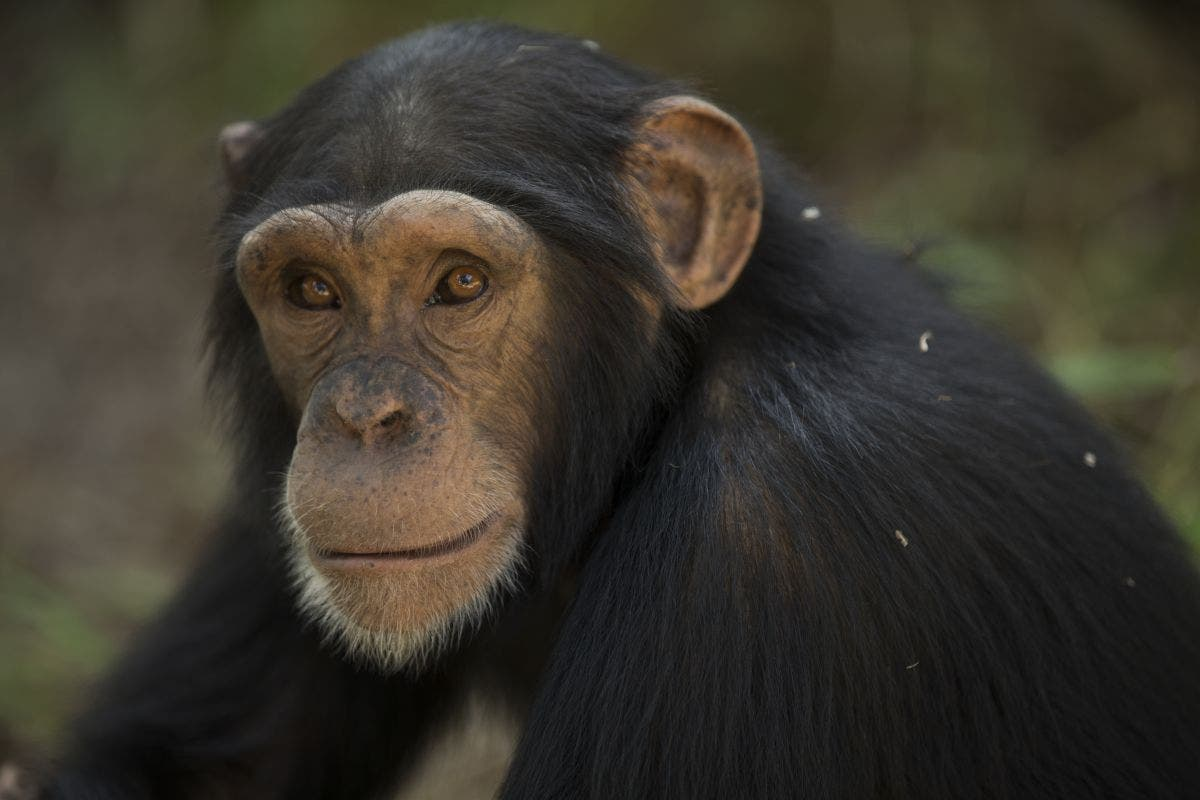
#> input picture chimp.jpeg, 1200 x 800 px
$ python square_well.py chimp.jpeg
#> lines starting #> are read from the running program, lines starting #| are printed output that depends on the picture
# packages
import numpy as np
from matplotlib import pyplot as plt, animation
from PIL import Image
from sklearn.preprocessing import normalize
import sys

image_name = sys.argv[1]
image = Image.open(image_name)
#> image is the input picture: PIL image 1200x800 RGB; mean R, G, B 59.5, 55.3, 45.7
size = image.size
#> size = (1200, 800)

img_array = np.flipud(np.array(image)[:,:,0])
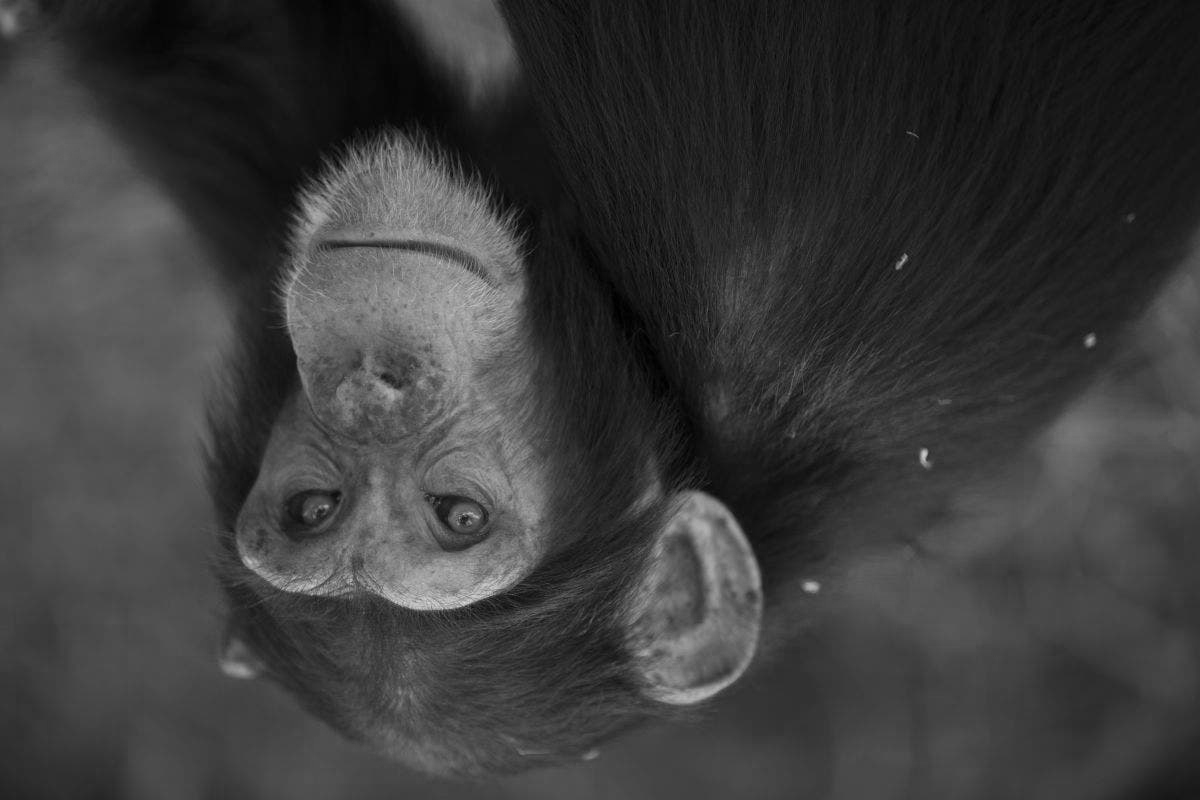
#> img_array: shape (800, 1200); min 0, max 222, mean 59.5

img_x = len(img_array[:,0])
#> img_x = 800
img_y = len(img_array[0,:])
#> img_y = 1200

# reformat non-square images
if img_x < img_y:
    img_array = img_array[:,:img_x]
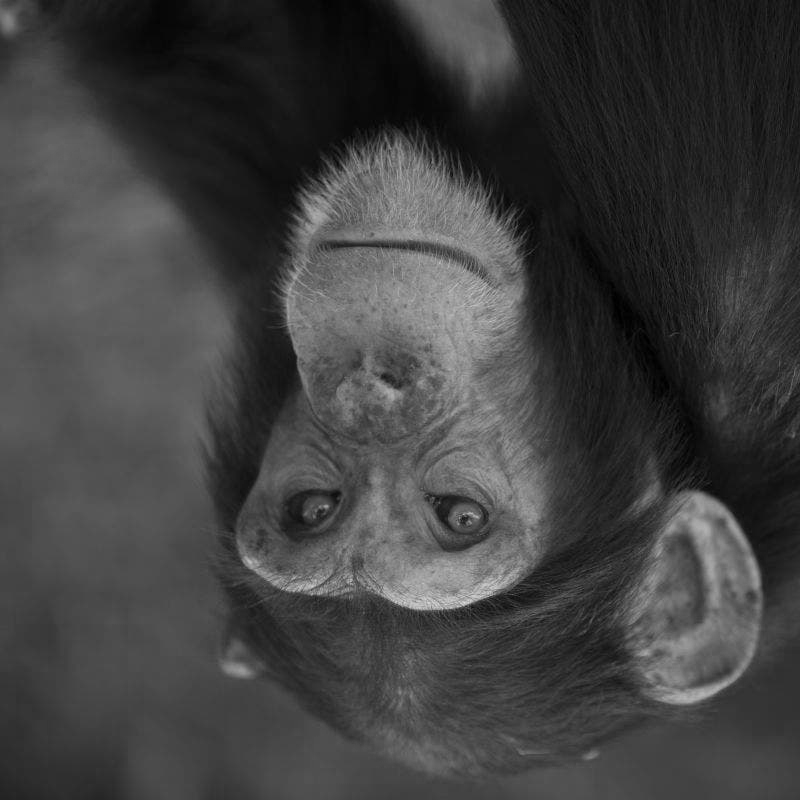
#> img_array: shape (800, 800); min 0, max 222, mean 64.2
else:
    img_array = img_array[:img_y,:]

img_array = normalize(img_array,axis=1,norm='l1')
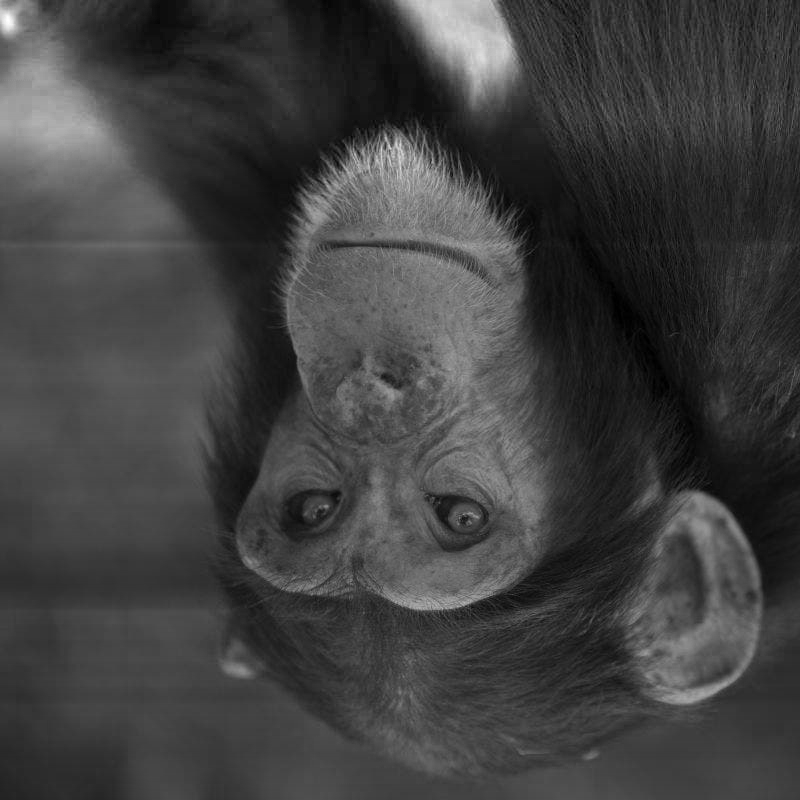
#> img_array: shape (800, 800) float64; min 0, max 0.00492, mean 0.00125; drawn with min black and max white

psi0 = img_array

class Wavefunction:
    def __init__(self, psi0):
        self.psi = psi0

        self.Lx, self.Ly = self.psi.shape
#> self.Lx = 800; self.Ly = 800

        self.x = np.linspace(0,self.Lx,self.Lx)
#> self.x = 800 values from 0 to 800
        self.y = np.linspace(0,self.Ly,self.Ly)
#> self.y = 800 values from 0 to 800

        self.xx, self.yy = np.meshgrid(self.x,self.y)

        self.klin_x = 2.0 * np.pi / self.Lx * np.arange(-self.Lx/2,self.Lx/2)
#> self.klin_x = 800 values from -3.14 to 3.13
        self.klin_y = 2.0 * np.pi / self.Ly * np.arange(-self.Ly/2,self.Ly/2)
#> self.klin_y = 800 values from -3.14 to 3.13

        self.kx, self.ky = np.meshgrid(self.klin_x,self.klin_y)

        self.kx = np.fft.ifftshift(self.kx)
        self.ky = np.fft.ifftshift(self.ky)

        self.kSq = self.kx**2 +self.ky**2

        self.G = 40

        self.dt = 1.5

        # square well / empty potential
        self.V = self.psi*0;
#> self.V: shape (800, 800) float64; every value is 0

        self.t = 0

    def evolve(self):
        # 1/2 step
        self.psi = np.exp(-1.j*self.dt/2.0*self.V) * self.psi

        #drift
        self.psihat = np.fft.fftn(self.psi)
        self.psihat = np.exp(self.dt * (-1.j*self.kSq/2.)) * self.psihat
        self.psi = np.fft.ifftn(self.psihat)

        # 1/2 kick
        self.psi = np.exp(-1.j*self.dt/2.0*self.V) * self.psi

        # update time
        self.t += self.dt

    def rho(self):
        return np.abs(self.psi)**2
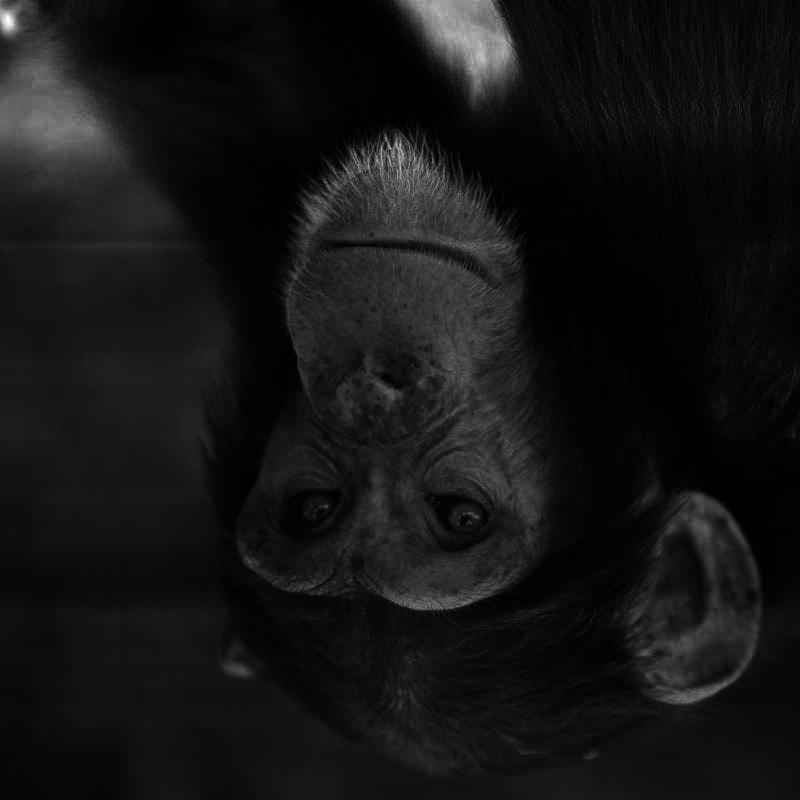
#> returned value: shape (800, 800) float64; min 0, max 2.42e-05, mean 1.96e-06; drawn with min black and max white

psi = Wavefunction(psi0)

fig, ax = plt.subplots()
psi_ax = plt.pcolormesh(psi.rho(), cmap='inferno')


def animate(i):
    psi_ax.set_array(psi.rho())
    plt.title(r"$\rho = |\psi|^{2}$")
    psi.evolve()

filename = sys.argv[1].split(".")[0] + ".mp4"
anim = animation.FuncAnimation(fig, animate, interval = 50, frames = 250)
anim.save(filename)
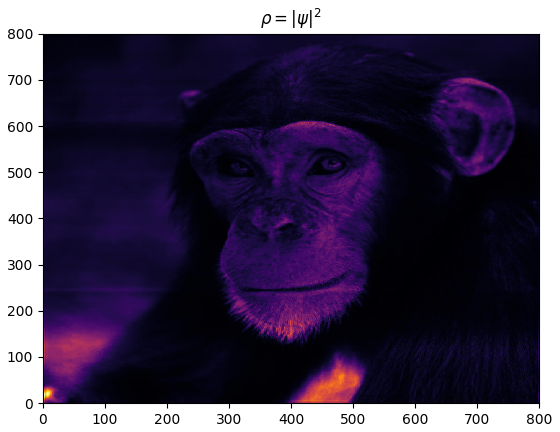
#> figure drawn by matplotlib, 1 panel
#> in rho (call 8), `return np.abs(self.psi)**2`:
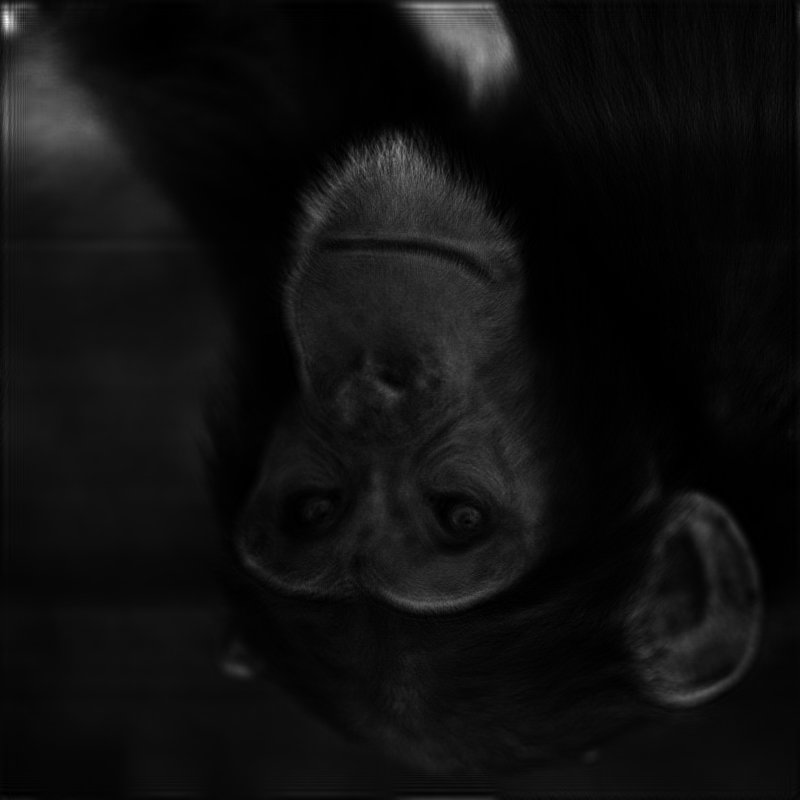
#> returned value: shape (800, 800) float64; min 5.19e-11, max 3.07e-05, mean 1.96e-06; drawn with min black and max white
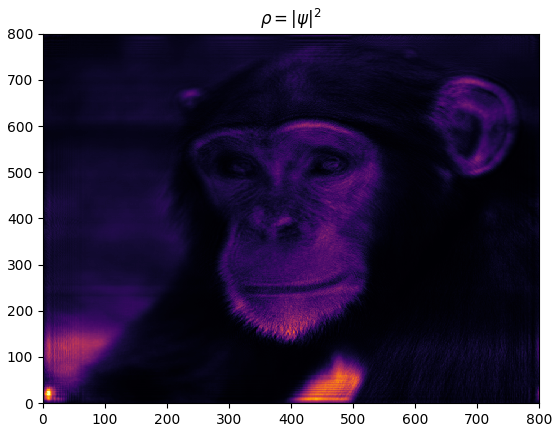
#> figure drawn by matplotlib, 1 panel
#> (the run stopped early here; a loop or call above may not have finished)
